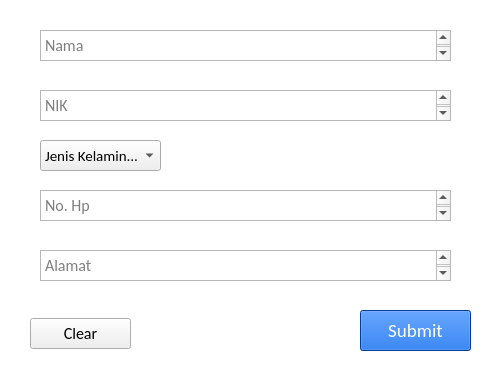
<?xml version="1.0" encoding="UTF-8"?>
<ui version="4.0">
 <class>Input</class>
 <widget class="QWidget" name="Input">
  <property name="geometry">
   <rect>
    <x>0</x>
    <y>0</y>
    <width>502</width>
    <height>372</height>
   </rect>
  </property>
  <property name="windowTitle">
   <string>Input Data Peserta</string>
  </property>
  <widget class="QLabel" name="label">
   <property name="geometry">
    <rect>
     <x>-20</x>
     <y>-10</y>
     <width>611</width>
     <height>491</height>
    </rect>
   </property>
   <property name="styleSheet">
    <string notr="true">background-color: rgb(255, 255, 255);</string>
   </property>
   <property name="text">
    <string/>
   </property>
  </widget>
  <widget class="QPlainTextEdit" name="Nama">
   <property name="geometry">
    <rect>
     <x>40</x>
     <y>30</y>
     <width>411</width>
     <height>31</height>
    </rect>
   </property>
   <property name="font">
    <font>
     <family>Calibri</family>
     <pointsize>12</pointsize>
    </font>
   </property>
   <property name="styleSheet">
    <string notr="true"/>
   </property>
   <property name="placeholderText">
    <string notr="true">Nama</string>
   </property>
  </widget>
  <widget class="QPlainTextEdit" name="NIK">
   <property name="geometry">
    <rect>
     <x>40</x>
     <y>90</y>
     <width>411</width>
     <height>31</height>
    </rect>
   </property>
   <property name="font">
    <font>
     <family>Calibri</family>
     <pointsize>12</pointsize>
    </font>
   </property>
   <property name="styleSheet">
    <string notr="true"/>
   </property>
   <property name="placeholderText">
    <string>NIK</string>
   </property>
  </widget>
  <widget class="QComboBox" name="Kelamin">
   <property name="geometry">
    <rect>
     <x>40</x>
     <y>140</y>
     <width>121</width>
     <height>31</height>
    </rect>
   </property>
   <property name="font">
    <font>
     <family>Calibri</family>
     <pointsize>11</pointsize>
    </font>
   </property>
   <item>
    <property name="text">
     <string>Jenis Kelamin...</string>
    </property>
   </item>
   <item>
    <property name="text">
     <string>Laki-Laki</string>
    </property>
   </item>
   <item>
    <property name="text">
     <string>Perempuan</string>
    </property>
   </item>
  </widget>
  <widget class="QPlainTextEdit" name="No_Hp">
   <property name="geometry">
    <rect>
     <x>40</x>
     <y>190</y>
     <width>411</width>
     <height>31</height>
    </rect>
   </property>
   <property name="font">
    <font>
     <family>Calibri</family>
     <pointsize>12</pointsize>
    </font>
   </property>
   <property name="styleSheet">
    <string notr="true"/>
   </property>
   <property name="placeholderText">
    <string>No. Hp</string>
   </property>
  </widget>
  <widget class="QPlainTextEdit" name="Alamat">
   <property name="geometry">
    <rect>
     <x>40</x>
     <y>250</y>
     <width>411</width>
     <height>31</height>
    </rect>
   </property>
   <property name="font">
    <font>
     <family>Calibri</family>
     <pointsize>12</pointsize>
    </font>
   </property>
   <property name="styleSheet">
    <string notr="true"/>
   </property>
   <property name="placeholderText">
    <string>Alamat</string>
   </property>
  </widget>
  <widget class="QPushButton" name="Clear">
   <property name="geometry">
    <rect>
     <x>30</x>
     <y>318</y>
     <width>101</width>
     <height>31</height>
    </rect>
   </property>
   <property name="font">
    <font>
     <family>Calibri</family>
     <pointsize>12</pointsize>
     <weight>50</weight>
     <bold>false</bold>
    </font>
   </property>
   <property name="text">
    <string>Clear</string>
   </property>
  </widget>
  <widget class="QPushButton" name="Submit">
   <property name="geometry">
    <rect>
     <x>360</x>
     <y>310</y>
     <width>111</width>
     <height>41</height>
    </rect>
   </property>
   <property name="font">
    <font>
     <family>Calibri</family>
     <pointsize>14</pointsize>
     <weight>50</weight>
     <bold>false</bold>
    </font>
   </property>
   <property name="styleSheet">
    <string notr="true">background-color: #0055d4;
color: rgb(255, 255, 255);</string>
   </property>
   <property name="text">
    <string>Submit</string>
   </property>
  </widget>
 </widget>
 <resources/>
 <connections/>
</ui>
